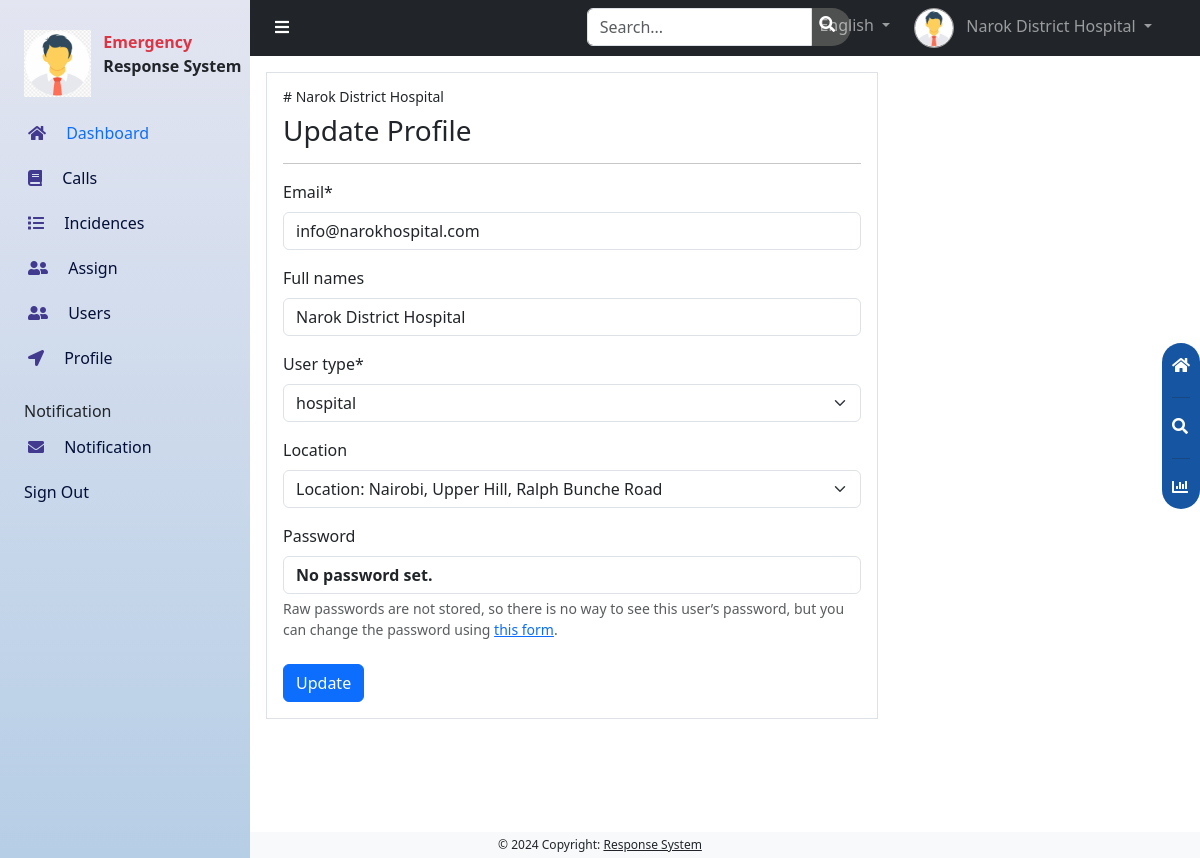
The app's page /admins/update_profile/ (signed in) with its own data.
### accounts/models.py (models this page shows)
class CustomUser(AbstractUser):
    role =[
        ('Responder', 'responder'),
        ('Hospital', 'hospital'),
        ('Vehicle', 'vehicle'),
    ]
    username = None
    email = models.EmailField(unique=True)
    full_names = models.CharField(max_length=100, blank=True)
    user_type = models.CharField(max_length=20, choices=role, default='Responder')
    location = models.ForeignKey(Location, on_delete=models.CASCADE, blank=True, null=True)
    date_joined = models.DateField(auto_now_add=True)
    USERNAME_FIELD = 'email'
    REQUIRED_FIELDS = ['full_names', ]
    objects = CustomUserManager()
    def __str__(self):
        return self.full_names

### administrator/views.py (the view)
# urls.py: path('update_profile/', views.update_profile, name='update_profile'),
@login_required
@user_passes_test(is_superuser)
def update_profile(request):
    if request.method == 'POST':
        form = CustomUserChangeForm(request.POST, instance=request.user)
        if form.is_valid():
            form.save()
            return redirect('update_profile')
    else:
        form = CustomUserChangeForm(instance=request.user)
    return render(request, 'users/profile.html', {'form': form})

### administrator/forms.py
class CustomUserChangeForm(UserChangeForm):
    class Meta:
        model = CustomUser
        fields = ['email', 'full_names', 'user_type', 'location']

### administrator/views.py (called while the page is built)
def is_superuser(request):
    return is_superuser

### main/models.py (called while the page is built)
    def __str__(self):
        return f'Location: {self.address}'

### administrator/templates/users/profile.html (shortened to what this page needs)
{% extends '../dashboard.html' %}
{% load crispy_forms_filters %}
{% load crispy_forms_tags %}
{% block content %}
<div id="content" class="can_have_sidenav">
    <div class="p-3">
        <div class="col col-lg-8 p-3 border roundend">
            <h5 class="small fw-lighter"># {{request.user}}</h5>
            <form method="POST">
                <h3>Update Profile</h3>
                <hr>
                <div class="form-group mb-4">
                    {{ form|crispy }}
                </div>
                <button type="submit" class="btn btn-primary">Update</button>
            </form>
        </div>
    </div>
</div>
{% endblock %}

### administrator/templates/dashboard.html (shortened to what this page needs)
{% load static %}
<!doctype html>
<html lang="en">
<head>
    <link rel="stylesheet" href="{% static 'css/bootstrap.min.css' %}">
    <link rel="stylesheet" href="{% static 'css/fontawesome.min.css' %}">
    <link rel="stylesheet" href="{% static 'css/chart.min.css' %}">
    <link rel="stylesheet" href="{% static 'css/custom.css' %}">
    <link href="https://cdn.jsdelivr.net/npm/bootstrap@5.3.3/dist/css/bootstrap.min.css" rel="stylesheet"
>
</head>
<body>
    <nav class="navbar navbar-expand-lg navbar-dark bg-dark text-light can_have_sidenav">
        <div class="container-fluid navbar-nav">
            <div class="row w-100">
                <div class="col-5 col-lg-4 ps-4 pe-4">
                    <button class="btn btn-nav" onclick="toggle_sidenav()">
                        <i class="fa fa-bars text-white"></i>
                    </button>
                </div>
                <div class="col-lg-4 ps-4 pe-4 d-none d-lg-block">
                    <div class="input-group nav-search d-none d-lg-inline-flex">
                        <input type="text" class="form-control search-input" placeholder="Search...">
                        <span>
                            <i class="fa fa-search pe-3 ps-2 pt-2 text-white"></i>
                        </span>
                    </div>
                </div>
                <div class="col-3 col-lg-4 ps-4 pe-4 d-flex justify-content-end">
                    <li class="nav-item dropdown d-none d-lg-inline-block">
                        <a class="nav-link dropdown-toggle p-0" href="#" id="navbarDropdown" role="button"
                            data-bs-toggle="dropdown" aria-expanded="false">
                            <button class="btn btn-nav me-2">
                                <i class="fa fa-globe text-white"></i>
                            </button>
                            English
                        </a>
                    </li>
                    <li class="nav-item dropdown d-inline-block ms-4 mobile-nav-3">
                        <a class="nav-link dropdown-toggle p-0" href="#" id="navbarDropdown" role="button"
                            data-bs-toggle="dropdown" aria-expanded="false">
                            <img src="{% static 'images/avatar.png' %}" class="me-lg-2 profile-img" width="40">
                            <span class="d-none d-lg-inline-block">{{request.user}}</span>
                        </a>
                    </li>
                </div>
            </div>
        </div>
    </nav>
    {% block content %}{% endblock %}
    <div id="floating-menu">
        <a href="">
            <i class="fa fa-home mb-2"></i>
        </a>
        <hr>
        <a href="">
            <i class="fa fa-search mb-2"></i>
        </a>
        <hr>
        <a href="">
            <i class="fa fa-chart-bar"></i>
        </a>
    </div>
    <div id="sidenav">
        <div class="row mb-3">
            <div class="col-4">
                <img src="{% static 'images/avatar.png' %}" alt="Logo" class="img-fluid ms-4">
            </div>
            <div class="col-8 ps-4">
                <p class="text-danger fw-bold mb-0">Emergency</p>
                <p class="mb-0 fw-bold">Response System</p>
            </div>
        </div>
        <a href="" class="this-page">
            <i class="fa fa-home side-icon me-3"></i>
            Dashboard
        </a>
        <a href="{% url 'calls' %}">
            <i class="fa fa-book side-icon me-3"></i>
            Calls
        </a>
        <a href="{% url 'incidents' %}">
            <i class="fa fa-list side-icon me-3"></i>
            Incidences
        </a>
        <a href="{% url 'pending_incidents'%}">
            <i class="fa fa-user-friends side-icon me-3"></i>
            Assign
        </a>
        <a href="{% url 'user_list'%}">
            <i class="fa fa-user-friends side-icon me-3"></i>
            Users
        </a>
        <a href="{% url 'update_profile'%}">
            <i class="fa fa-location-arrow side-icon me-3"></i>
            Profile
        </a>
        <p class="ms-4 mb-1 mt-3">Notification</p>
        <a href="">
            <i class="fa fa-envelope side-icon me-3"></i>
            Notification
        </a>
        <a href="{% url 'logout' %}" class="ms-4 ps-0">Sign Out</a>
    </div>
    <footer class="bg-light font-12 text-center text-lg-start">
        <div class="text-center p-1">
            © 2024 Copyright:
            <a class="text-dark" href="">Response System</a>
        </div>
    </footer>
</body>
</html>

### static/css/custom.css (style rules this page uses)
body { background-color: #f2f2f2; min-height: 97vh; }
#sidenav { height: 100%; position: fixed; z-index: 1; top: 0; left: 0; background: linear-gradient(180deg, rgba(227, 229, 241, 1) 0%, rgba(182, 206, 230, 1) 100%); transition: 0.5s; padding-top: 30px; width: 250px; overflow-x: hidden; overflow-y: auto; }
#sidenav a { padding: 8px 13px 13px 28px; text-decoration: none; font-size: 16px; color: #030f37; display: block; transition: 0.3s; overflow-x: hidden; }
.this-page { color: #0d6efd !important; }
.side-icon { color: #423a8e; }
.can_have_sidenav { margin-left: 250px; transition: 0.5s; }
#content { min-height: 97vh; }
@media screen and (min-width: 1000px) { #content { margin-left: 250px; } }
@media screen and (min-width: 1000px) { #sidenav { left: 0; } }
#floating-menu { position: fixed; top: 40%; right: 0; border-radius: 20px; background-color: #1655a2; padding: 10px; }
#floating-menu a { color: #fff; }
.btn-nav { color: #909090; background-color: #3f3f40; border-radius: 50%; padding: 10px 11px 5px 11px; }
.profile-img { border-radius: 50%; border: #a0a0a1 solid 1px; }
.nav-search { background-color: #4f5050; border-radius: 20px; color: #3f3f40; width: 60%; display: inline-flex; margin-left: 1vw; }
.search-input { background-color: #4f5050; border: none; border-radius: 20px; }
.search-input::placeholder { color: #f0f0f0; }
footer { background-color: rgba(0, 0, 0, 0.1) }
.font-12 { font-size: 12px; }

### records on screen
CustomUser: user "Narok District Hospital", email "info@narokhospital.com", full_names "Narok District Hospital", user_type "hospital", location "Location: Nairobi, Upper Hill, Ralph Bunche Road"
